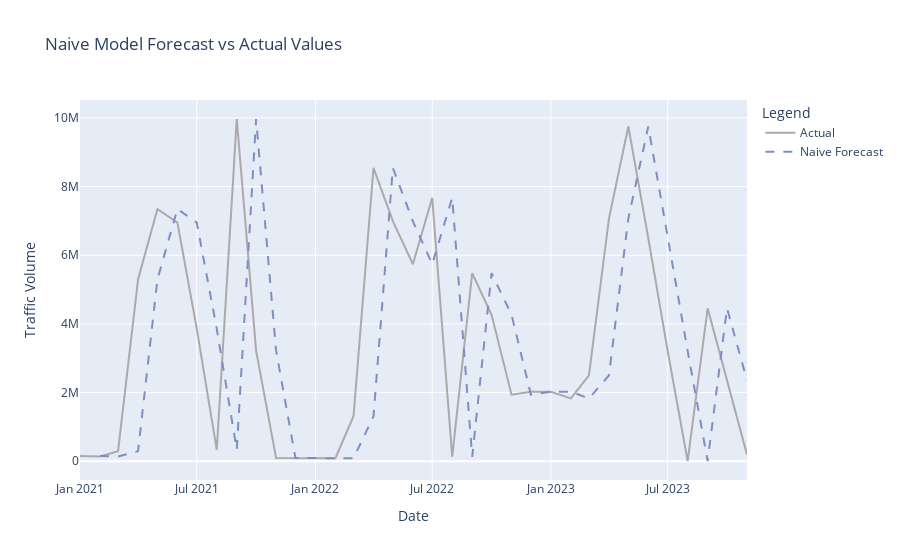

The notebook cell this image was saved under:
### Code cell
fig = go.Figure()

# Add the actual values line
fig.add_trace(go.Scatter(x=ptest_naive['ds'], y=ptest_naive['y'],
                         mode='lines', name='Actual',
                         line=dict(color='#aaaaaa', width=2)))

# Add the naive forecast line
fig.add_trace(go.Scatter(x=ptest_naive['ds'], y=ptest_naive['naive_forecast'],
                         mode='lines', name='Naive Forecast',
                         line=dict(color='#7d8ec4', dash='dash', width=2)))

fig.update_layout(title='Naive Model Forecast vs Actual Values',
                  xaxis_title='Date',
                  yaxis_title='Traffic Volume',
                  legend_title='Legend')
fig.show()
